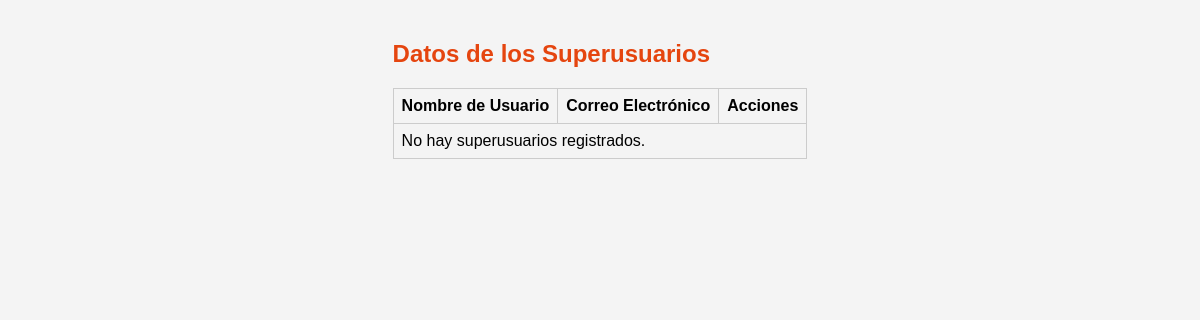
Before: /src/super-user/read-super-user/read-super-user.php with the older database file.
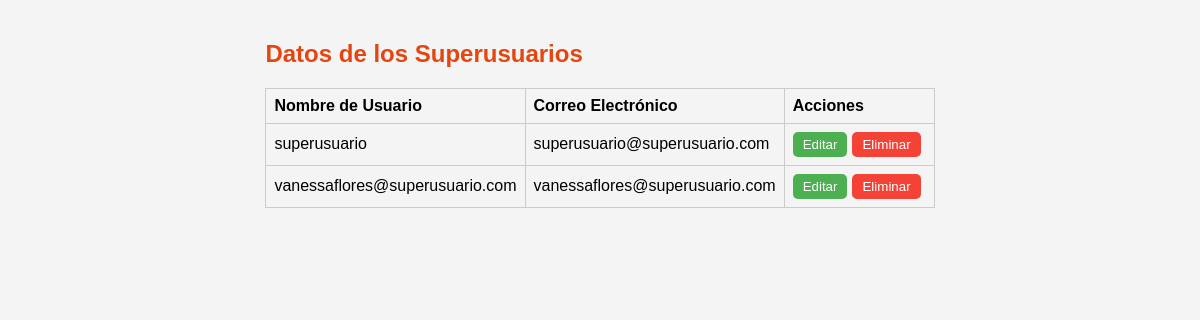
After: the same page with the newer database file.
### tables this page shows
CREATE TABLE `superusers` (
  `id` int NOT NULL,
  `username` varchar(255) NOT NULL,
  `email` varchar(100) NOT NULL,
  `password` varchar(255) NOT NULL
);

### src/super-user/read-super-user/fetchSuperusers.php (the view, shortened to what this page needs)
<?php
require '../../db/connection.php';
$sql = "SELECT id, username, email FROM superusers";
$result = $conn->query($sql);
if ($result->num_rows > 0) {
    while ($row = $result->fetch_assoc()) {
        echo "<tr>";
        echo "<td>" . htmlspecialchars($row['username']) . "</td>";
        echo "<td>" . htmlspecialchars($row['email']) . "</td>";
        echo '<td><button class="edit-btn" onclick="location.href=\'../update-super-user/update-super-user.php?id=' . $row['id'] . '\'">Editar</button><button class="delete-btn" data-id="' . $row['id'] . '">Eliminar</button></td>';
        echo "</tr>";
    }
} else {
    echo "<tr><td colspan='3'>No hay superusuarios registrados.</td></tr>";
}

Changed rows visible on the page:
added superusers: username "superusuario", email "superusuario@superusuario.com"
added superusers: username "vanessaflores@superusuario.com", email "vanessaflores@superusuario.com"
Other visible differences:
text no longer shown: "No hay superusuarios registrados."
